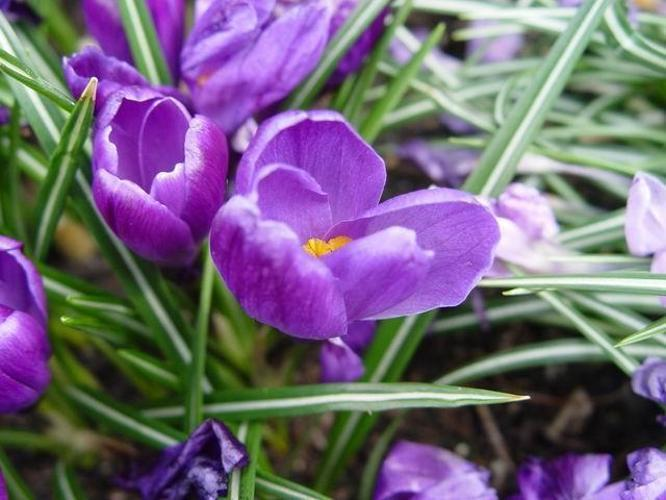
%> input picture flor.jpg, 666 x 500 px
$ octave --eval "result = segmentation(imread('flor.jpg'));"   (GNU Octave 9; MATLAB toolbox functions it lacks are replaced by stand-ins)
%> lines starting %> are read from the running program, lines starting %| are printed output that depends on the picture; in (x1, y1, x2, y2) boxes, pixels count from 0 and x2, y2 are one past the last pixel; in counts of white or black regions, pixels touching at a corner belong together; the program's own positions count from 1
function segmentada = segmentation(inputImage)
    im = double(rgb2hsv(inputImage));
%> im: size 500x666x3 double; mean H, S, V 0.493, 0.436, 0.557
    v = im(:,:,3);
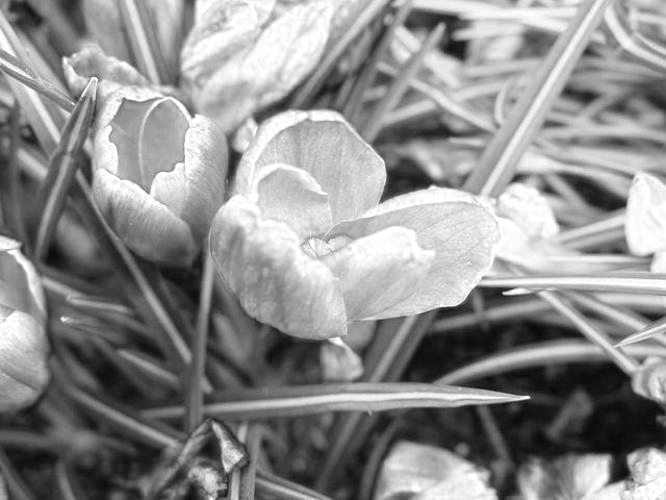
%> v: size 500x666 double; min 0.0235, max 1, mean 0.557
    m_v = mean(v(:));
%> m_v = 0.557
    sd_v = std(v(:));
%> sd_v = 0.271
    t_v = m_v + sd_v;
%> t_v = 0.828
    im_tmp =  v > t_v;
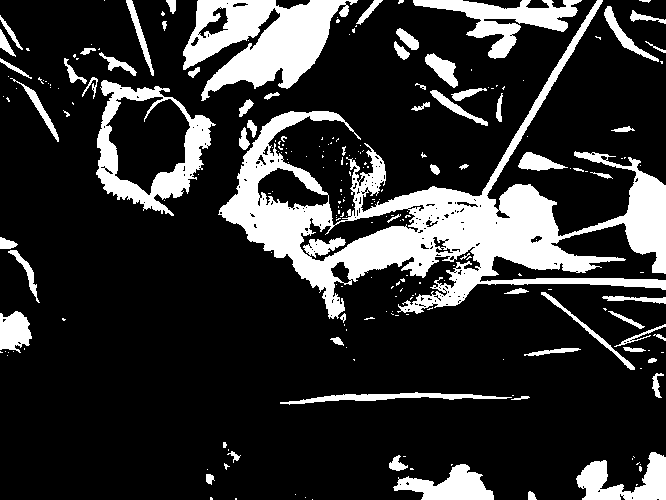
%> im_tmp: size 500x666 logical; 19.7% white; 237 white regions (172 under 20 px), largest, box (x1, y1, x2, y2) and area: (218, 0, 666, 319) 32219, (183, 0, 358, 101) 9337, (96, 80, 216, 216) 5097
%> (the run ends here)
